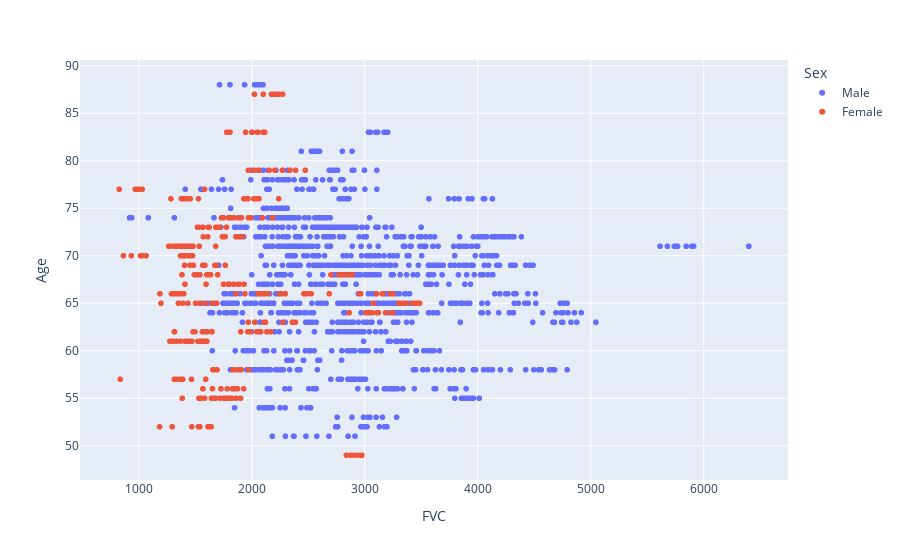

Write notebook code for a chart like this one.
### Markdown cell above
### FVC vs Age

### Code cell
fig = px.scatter(train_df, x="FVC", y="Age", color='Sex')
fig.show()

### Figure 1 — Plotly figure (JSON) as saved in the notebook; plotly's stock layout.template omitted (floating-point values rounded to 4 significant figures; data arrays with more than 128 entries replaced by an {"elided": "..."} marker saying what was removed)
{"data": [{"hovertemplate": "Sex=Male<br>FVC=%{x}<br>Age=%{y}<extra></extra>", "legendgroup": "Male", "marker": {"color": "#636efa", "symbol": "circle"}, "mode": "markers", "name": "Male", "showlegend": true, "type": "scattergl", "x": {"elided": "1224 int values"}, "xaxis": "x", "y": {"elided": "1224 int values"}, "yaxis": "y"}, {"hovertemplate": "Sex=Female<br>FVC=%{x}<br>Age=%{y}<extra></extra>", "legendgroup": "Female", "marker": {"color": "#EF553B", "symbol": "circle"}, "mode": "markers", "name": "Female", "showlegend": true, "type": "scattergl", "x": {"elided": "325 int values"}, "xaxis": "x", "y": {"elided": "325 int values"}, "yaxis": "y"}], "layout": {"legend": {"title": {"text": "Sex"}, "tracegroupgap": 0}, "margin": {"t": 60}, "xaxis": {"anchor": "y", "domain": [0, 1], "title": {"text": "FVC"}}, "yaxis": {"anchor": "x", "domain": [0, 1], "title": {"text": "Age"}}}}
